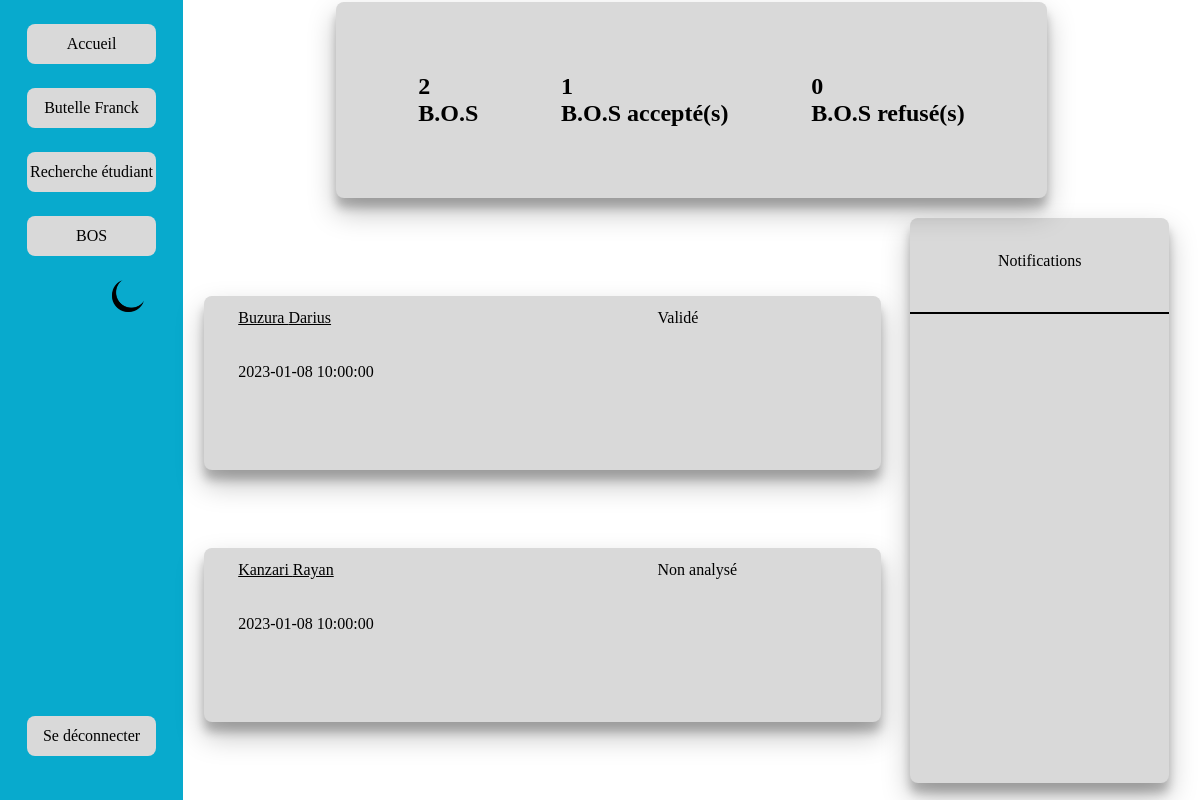
/ (signed in), run on the app's committed database.
### tables this page shows
CREATE TABLE `personnel` (
  `Personnel_ID` int(11) NOT NULL,
  `Nom` varchar(30) DEFAULT NULL,
  `Prenom` varchar(30) DEFAULT NULL,
  `Mail` varchar(30) DEFAULT NULL,
  `Visibility_flag` tinyint(4) DEFAULT NULL,
  `Role` varchar(20) DEFAULT NULL,
  `Formation_ID` int(11) DEFAULT NULL
);

CREATE TABLE `etudiant` (
  `Student_ID` int(11) NOT NULL,
  `Nom` varchar(20) DEFAULT NULL,
  `Prenom` varchar(20) DEFAULT NULL,
  `Mail` varchar(30) DEFAULT NULL,
  `Stage_detention` tinyint(1) DEFAULT NULL,
  `Visibility_flag` tinyint(4) DEFAULT NULL,
  `Entreprise_ID` int(11) DEFAULT NULL,
  `Groupe_ID` int(11) DEFAULT NULL,
  `Personnel_ID` int(11) DEFAULT NULL
);

CREATE TABLE `document` (
  `Document_ID` int(11) NOT NULL,
  `Type` varchar(20) DEFAULT NULL,
  `Student_ID` int(11) DEFAULT NULL,
  `Date_heure` datetime DEFAULT NULL,
  `URL` varchar(200) DEFAULT NULL,
  `Version` int(11) DEFAULT NULL,
  `Document_FLAG` tinyint(4) DEFAULT NULL
);

CREATE TABLE `bos` (
  `BOS_ID` int(11) NOT NULL,
  `Document_ID` int(11) DEFAULT NULL,
  `Status` varchar(20) DEFAULT NULL,
  `BOS_FLAG` tinyint(4) DEFAULT NULL,
  `Personnel_ID` int(11) DEFAULT NULL,
  `Date_modif` datetime DEFAULT NULL
);

### Models/Model.php (called while the page is built, shortened)
<?php class Model {
	private $bd;
	private static $instance = null;
	private $username ;
	private function __construct($username, $pswd)
	{
		$this->bd = mysqli_connect("localhost", "webuser", "password","sae");
		$this->bd->set_charset("utf8mb4");
		$this->username=$username;
	}
	public static function getModel($username, $pswd)
	{
		if (self::$instance === null) {
		self::$instance = new self($username, $pswd);
			}
		return self::$instance;
	}
	public function getUserinfo()
	{
		$req = $this->bd->prepare("SELECT * FROM login WHERE Username=?;");
		$req->bind_param("s",$this->username);
		$req->execute();
		$res=$req->get_result();
		$res = $res->fetch_assoc();
		if ($res["Role"] == false)
		{
			$req = $this->bd->prepare("SELECT * FROM personnel WHERE Personnel_ID=?;");
			$req->bind_param("i",$res["User_ID"]);
			$req->execute();
			$res=$req->get_result();
			$res = $res->fetch_assoc();
		}
		return $res;
	}
	public function getRole()
	{
		$req = $this->bd->prepare("SELECT Role FROM login WHERE Username=?");
		$req->bind_param("s",$this->username);
		$req->execute();
		$res=$req->get_result();
		$res = $res->fetch_assoc();
		return $res["Role"];
	}
	public function GetBOS($num)
	{
		$req = $this->bd->prepare("SELECT  a.Student_ID,a.Nom, a.Prenom,c.Document_ID,b.BOS_ID, b.Status, c.Date_heure, b.BOS_FLAG  from
		etudiant AS a INNER JOIN document AS c on a.Student_ID=c.Student_ID join bos AS b on c.Document_ID=b.Document_ID;");
		if (preg_match("/^[0-9]+$/",$num))
		{
			$req = $this->bd->prepare("SELECT  a.Student_ID,a.Nom, a.Prenom,c.Document_ID,b.BOS_ID, b.Status, c.Date_heure, b.BOS_FLAG   from
			etudiant AS a INNER JOIN document AS c on a.Student_ID=c.Student_ID join bos AS b on c.Document_ID=b.Document_ID LIMIT ".$num.";");
		}
		$req->execute();
		$res=$req->get_result();
		$op=[];
		for ($i=0; $i < $num; $i++)
		{
			$op[]=$res->fetch_assoc();
		}
		return $op;
	}
}
?>

### Utils/functions.php (called while the page is built, shortened)
<?php
function e($message)
{
    return htmlspecialchars($message, ENT_QUOTES);
}

### Views/view_dashboard.php (the view, shortened to what this page needs)
<html lang="fr">
<head>
    <link rel="stylesheet" href="Content/css/dashboard.css" >
</head>
<body>
    <div class="divider">
        <div class="menu">
            <div class="submenu">
                <div class="button">
                    <a href="?controller=user&action=dashboard"> Accueil</a>
                </div>
                <div class="button">
                    <a href="?controller=parameter"> <?= e($user_info["Nom"])." ".e($user_info["Prenom"])?></a>
                </div>
                <div class="button">
                    <a href="?controller=research"> Recherche étudiant</a>
                </div>
                <div class="button">
                    <a href="?controller=bos">BOS</a>
                </div>
                <div class="mode">
                    <img class="change" src="Content/Img/lune.png" alt="lune" onclick="lance()">
                </div>
                <div class="button1">
                    <a href="?controller=user&action=logout">Se déconnecter</a>
                </div>
            </div>
        </div>
        <div class="divider2">
            <div class="dashmenu">
                <div class="menu_info">
                    <div class="info">
                        <h2><?= $total_bos ?> <br>B.O.S</h2>
                    </div>
                    <div class="info">
                        <h2><?=$bos_accepte ?><br> B.O.S accepté(s)</h2>
                    </div>
                    <div class="info">
                       <h2><?= $bos_refused ?><br>B.O.S refusé(s)</h2>
                    </div>
                </div>
            </div>
            <div class="divider3">
                <div class="bos_list">
                    <?php foreach($boss as $bos):?>
                        <?php if($bos != NULL and 1==1): ?>
                            <div class="menu_bos"  onclick="location.href='?controller=bos&action=info&id=<?= e($bos['BOS_ID'])?>';" style="cursor: pointer;">
                                <div class="bos_infos">
                                    <a href=""> <?= e($bos["Nom"])." ".e($bos["Prenom"])  ?></a> </br></br></br>
                                    <a><?= e($bos["Date_heure"])?></a></br></br></br>
                                </div>
                                <div class="bos_status">
                                    <a><?=e($bos["Status"])?></a>
                                </div>
                            </div>
                        <?php endif ?>
                    <?php endforeach ?>
                </div>
               <div class="notification">
                    <div class="list_notif">
                        <center></br><p>Notifications</p>
                        </center></br>
                        <hr>
                    </div>
               </div>
            </div>
        </div>
    </div>
</body>
</html>

### index.php (shortened to what this page needs)
<?php
require_once "Utils/functions.php";
require_once "Models/Model.php";
require_once "Controllers/Controller.php";
$controllers = ["user","bos","set","parameter","notif","research","commentaire","student"];
$controller_default = "user";
if (isset($_GET['controller']) and in_array($_GET['controller'], $controllers)) {
    $nom_controller = $_GET['controller'];
} else {
    $nom_controller = $controller_default;
}
$nom_classe = 'Controller_' . $nom_controller;
$nom_fichier = 'Controllers/' . $nom_classe . '.php';
if (is_readable($nom_fichier)) {
    new $nom_classe();
} else {
    die("Error 404: not found!");
}

### Controllers/Controller.php (shortened to what this page needs)
<?php
abstract class Controller
{
    public function __construct()
    {
        if (isset($_GET['action']) and method_exists($this, "action_" . $_GET["action"])) {
            $action = "action_" . $_GET["action"];
            $this->$action();
        } else {
            $this->action_default();
        }
    }
    protected function render($vue, $data = [])
    {
        extract($data);
        $file_name ="Views/view_" . $vue . '.php';
        if (file_exists($file_name)) {
            include $file_name;
        } else {
            $this->action_error("La vue n'existe pas !");
        }
        die();
    }
}

### Controllers/Controller_user.php (shortened to what this page needs)
<?php
class Controller_User extends Controller
{
    public function action_default()
    {
        $this->action_connexion();
    }
    public function action_connexion()
    {
        if (isset($_SESSION["connected"]) and $_SESSION["connected"]==true)
        {
            $this->action_dashbord();
    }
    }
    public function action_dashbord()
    {
        $bd= Model::getModel($_SESSION["us"],$_SESSION["mdp"]);
        if (!$bd->getRole())
        {
            $res=$bd->GetBOS(3);
            $user=$bd->getUserinfo();
            $data=[
                    "title"=>"Acceuil",
                    "boss"=>$res,
                    "total_bos"=> $bd->GetCount("bos"),
                    "bos_accepte"=>$bd->GetCount("bos validé"),
                    "bos_refused"=>$bd->GetCount("bos refusé"),
                    "user_info"=>$user
                ];
            return $this->render("dashboard",$data);
        }
        else
        {
            $this->render("message",["title"=>"Vue étudiant","message"=>"Dashboard du profil étudiant"]);
        }
    }
}
?>

### Content/css/dashboard.css (style rules this page uses)
body { margin:0; }
.divider { display: flex; flex-direction: row; height: 100%; }
.menu { height: 100%; width: 18%; background-color: #08AACD; }
.submenu { height: 50%; display: flex; flex-direction: column; justify-content: space-evenly; }
.button { background-color: #D9D9D9; width: 70%; border-radius: 8px; height: 10%; align-self: center; display: flex; justify-content: center; }
.button1 { background-color: #D9D9D9; width: 70%; border-radius: 8px; height: 10%; position: relative; left: 15%; top: 95%; display: flex; justify-content: center; }
.button a { justify-self:center ; align-self: center; text-decoration: none; color: black; }
.button1 a { justify-self:center ; align-self: center; text-decoration: none; color: black; }
.divider2 { display: flex; flex-direction: column; width: 100%; height: 100%; }
.dashmenu { height: 30%; width: 70%; border-radius: 8px; align-self: center; position: relative; }
.menu_info { margin-top: 0.3%; background-color: #D9D9D9 ; width: 100%; height: 90%; border-radius: 8px; display: flex; flex-direction: row; justify-content: space-evenly; align-items: center; box-shadow: rgba(0, 0, 0, 0.25) 0px 14px 28px, rgba(0, 0, 0, 0.22) 0px 10px 10px; }
.info { display: flex; justify-content: center; }
.divider3 { display: flex; flex-direction: row; width: 100%; height: 80%; }
.bos_list { display: flex; width: 70%; height: 100%; border-radius:8px; flex-direction: column; justify-content: space-evenly; }
.menu_bos { background-color: #D9D9D9; width: 95%; height: 30%; border-radius: 8px; display: flex; flex-direction: row; justify-content: space-between; margin-left: 1%; align-self: center; box-shadow: rgba(0, 0, 0, 0.25) 0px 14px 28px, rgba(0, 0, 0, 0.22) 0px 10px 10px; }
.bos_infos { width: 33%; margin-top: 2%; margin-left: 5%; }
.bos_status { margin-top: 2%; margin-left: 5%; width: 33%; }
.notification { height: 97%; width: 30%; border-radius: 8px; }
.list_notif { background-color:#D9D9D9; height: 100%; width: 85%; border-radius: 8px; margin-left: 5%; box-shadow: rgba(0, 0, 0, 0.25) 0px 14px 28px, rgba(0, 0, 0, 0.22) 0px 10px 10px; }
hr { height: 2px; background-color: black; border: none; }
.mode { display: flex; justify-content: center; align-self: center; margin-left: 40%; height: 8%; }
.change { cursor: pointer; border-radius: 40%; width: 10 0%; height: 100%; align-self: center; }

### data on the page
personnel: Nom "Butelle", Prenom "Franck"
etudiant: Nom "Buzura", Prenom "Darius", document.Date_heure "2023-01-08 10:00:00", bos.Status "Validé"
etudiant: Nom "Kanzari", Prenom "Rayan", document.Date_heure "2023-01-08 10:00:00", bos.Status "Non analysé"

### other printed values
$total_bos "2"
$bos_accepte "1"
$bos_refused "0"
